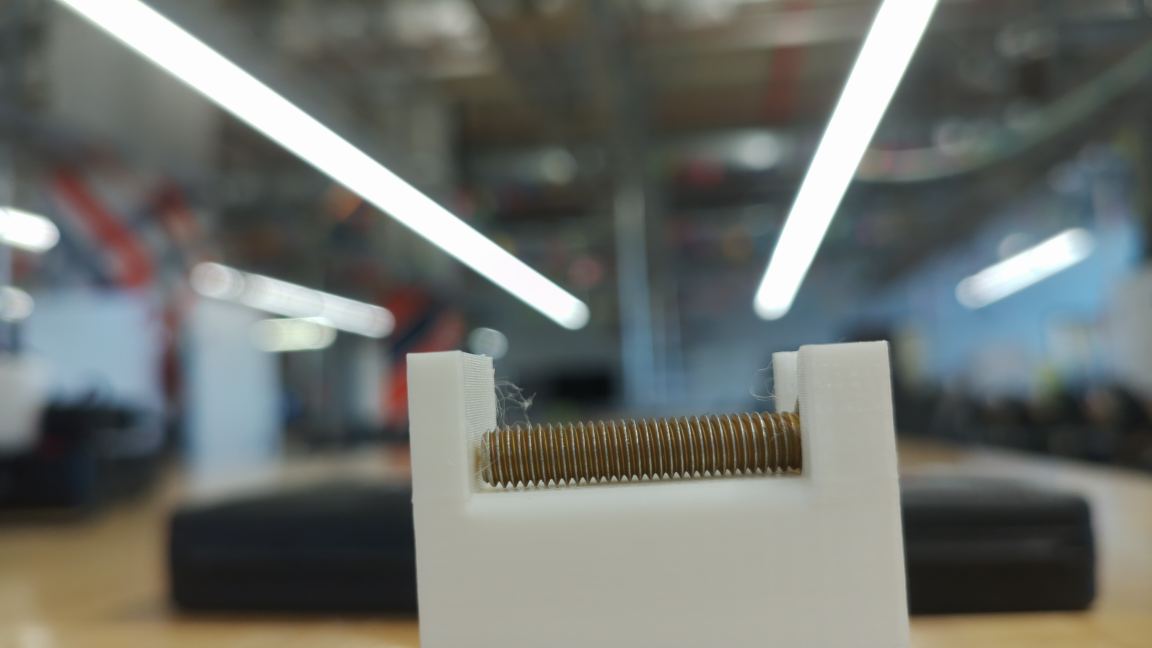
#> input picture Photos/ppt_ex_shaft.jpg, 4608 x 2592 px (shown at 1/4 size)
$ python optimize_image.py
#> lines starting #> are read from the running program, lines starting #| are printed output that depends on the picture; after the words box and inside, x2 and y2 are one past the last pixel; in counts of white or black regions, pixels touching at a corner belong together
import cv2 as cv

img = cv.imread('Photos/ppt_ex_shaft.jpg')
#> img is the input picture: shape (2592, 4608, 3); mean B, G, R 108, 112.5, 109.2
#imgCT = cv.imread('Photos/counterfeit_bolt_titanium.jpg')
#imgCB = cv.imread('Photos/counterfeit_bolt_black.jpg')

if img is None:
    print("Image failed to load")
    exit()

# [15 lines of commented-out code are left out]

print(img.shape)
#| (2592, 4608, 3)
roi = img[1600:2000, 1900:3250] #Region of Interest image[y1:y2, x1:x2]
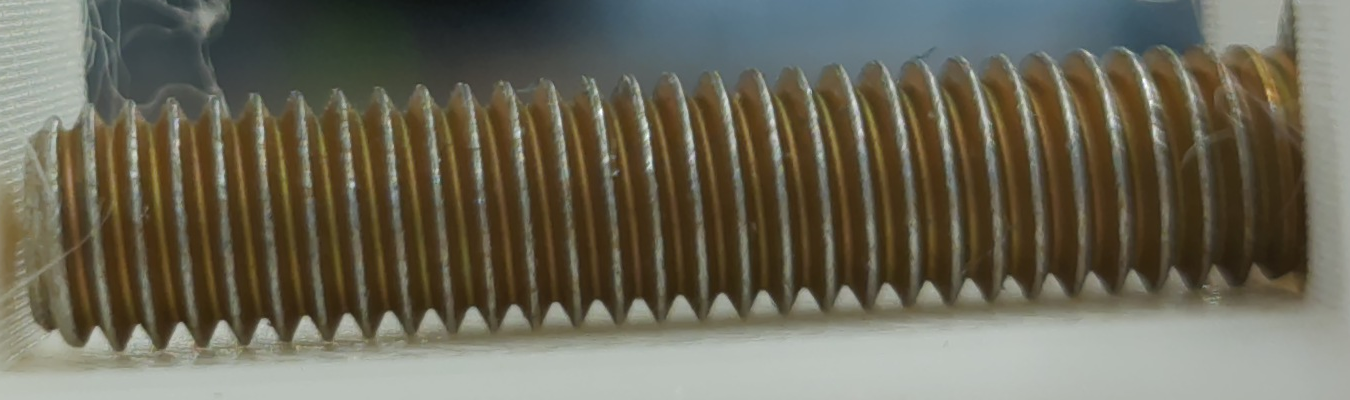
#> roi: shape (400, 1350, 3); mean B, G, R 87.3, 103.1, 106.7
#[1550:2050, 2380:2880] for the bolt
#[1600:2000, 1900:3250] for the shaft
#cv.imshow('ROI', roi)
# TODO look into HoughCircles()
gray = cv.cvtColor(img, cv.COLOR_BGR2GRAY)
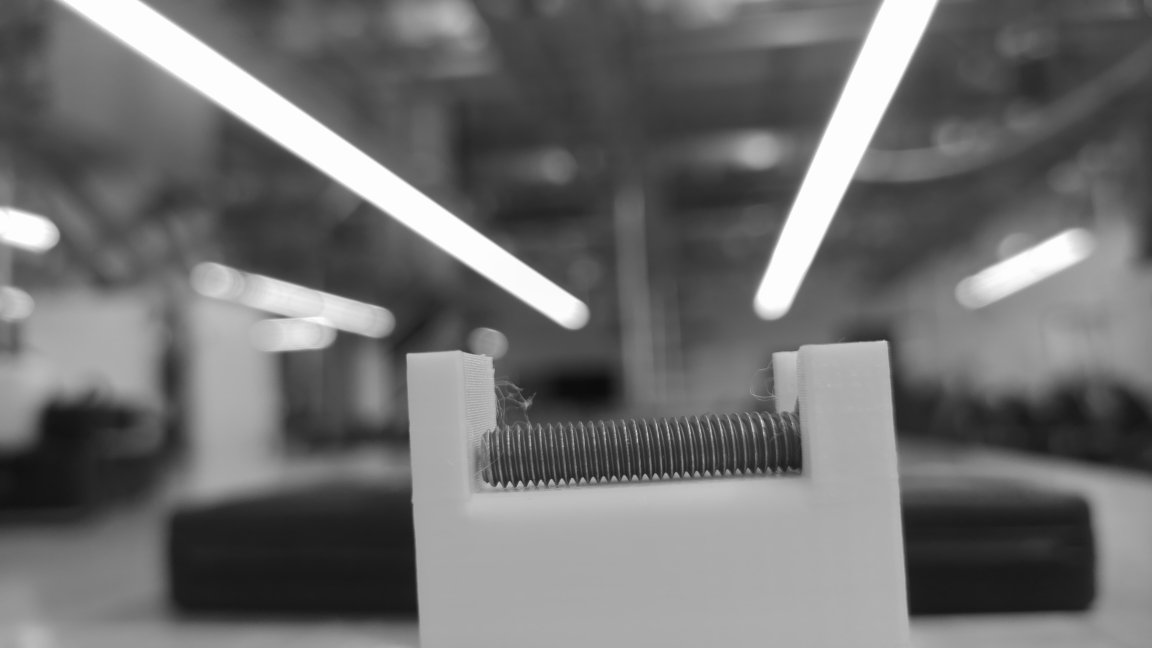
#> gray: shape (2592, 4608) (shown at 1/4 size); min 11, max 255, mean 111
#cv.imshow('Gray', gray)
cv.imwrite("Photos/output/Gray.jpg", gray)

# [5 lines of commented-out code are left out]
cannyMin50 = gray.copy()*0
#> cannyMin50: shape (2592, 4608); every value is 0
cannyMin50[1600:2000, 1900:3250] = cv.Canny(gray.copy()[1600:2000, 1900:3250], 100, 175)
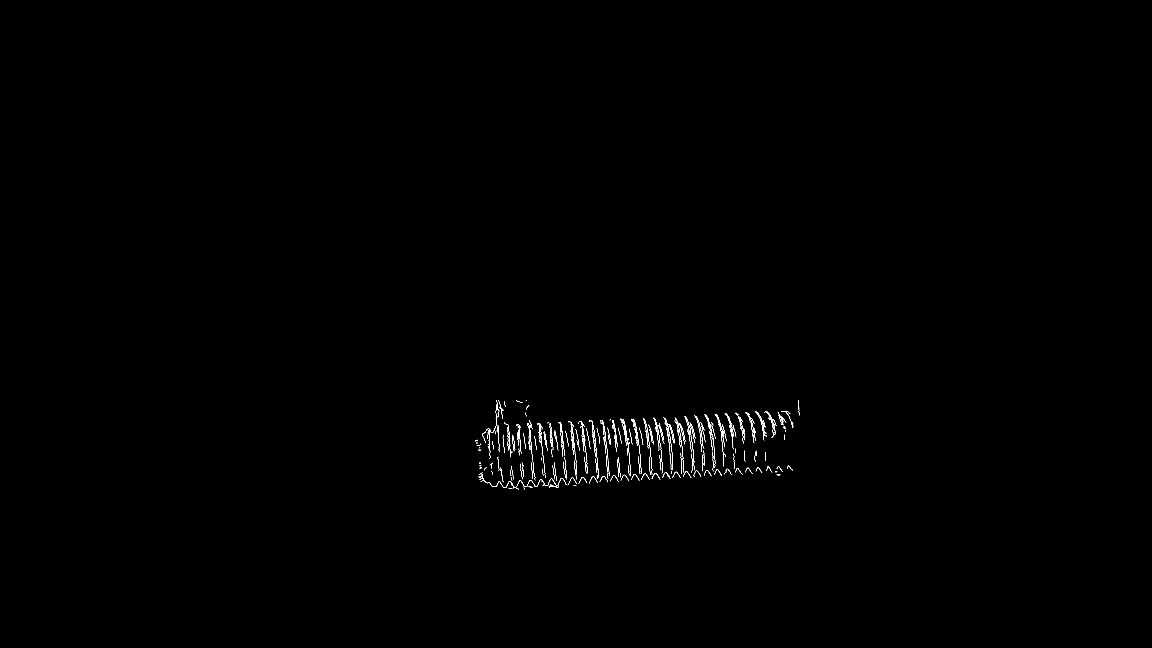
#> cannyMin50: shape (2592, 4608) (shown at 1/4 size); 0.16% white in thin lines or dots, all inside (x1, y1, x2, y2) = (1900, 1600, 3198, 1959)
#cv.imshow('Canny Edges', cannyMin50)
cv.imwrite("Photos/output/Canny Edges Shaft.jpg", cannyMin50)

cannyMin100 = cv.Canny(gray.copy(), 100, 175)
#> cannyMin100: shape (2592, 4608); 0.23% white in thin lines or dots, all inside (x1, y1, x2, y2) = (1015, 138, 3634, 2447)
cv.imwrite("Photos/output/Canny Edges 100.jpg", cannyMin100)

cannyMin125 = cv.Canny(gray.copy(), 125, 175)
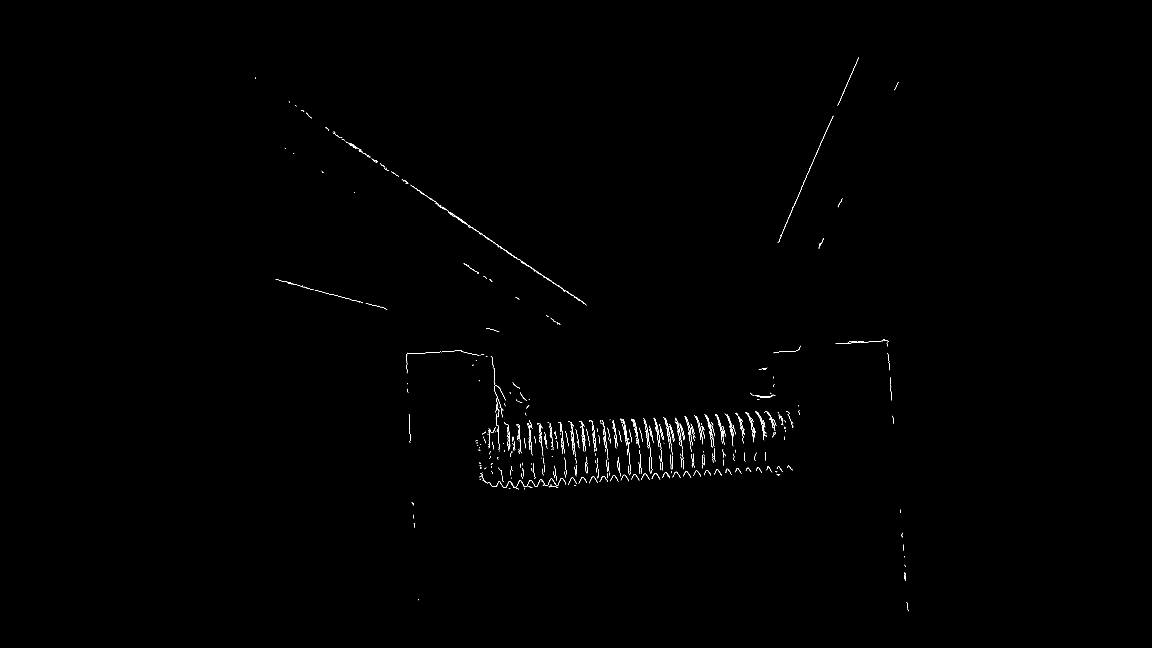
#> cannyMin125: shape (2592, 4608) (shown at 1/4 size); 0.18% white in thin lines or dots, all inside (x1, y1, x2, y2) = (1020, 230, 3634, 2445)
cv.imwrite("Photos/output/Canny Edges 125.jpg", cannyMin125)

# TODO compare all canny edges on the same photo
contours, hierarchies = cv.findContours(cannyMin50, cv.RETR_LIST, cv.CHAIN_APPROX_NONE)
#> contours = 419 contours, 377 with area under 20; largest, box (x1, y1, x2, y2) and area: (2096, 1913, 2269, 1948) 106, (2238, 1690, 2255, 1780) 105, (2980, 1648, 3017, 1727) 84, (1934, 1922, 2058, 1953) 74, (3019, 1646, 3052, 1700) 60
print(f'{len(contours)} contours(s) found when the lower threshold is 50!')
#| 419 contours(s) found when the lower threshold is 50!

Contours50 = img.copy()
cv.drawContours(Contours50, contours, -1, (0,255,0), 10) #cv.drawContours(image being drawn on, contours, which contours to draw? just use -1, color, line thickness)
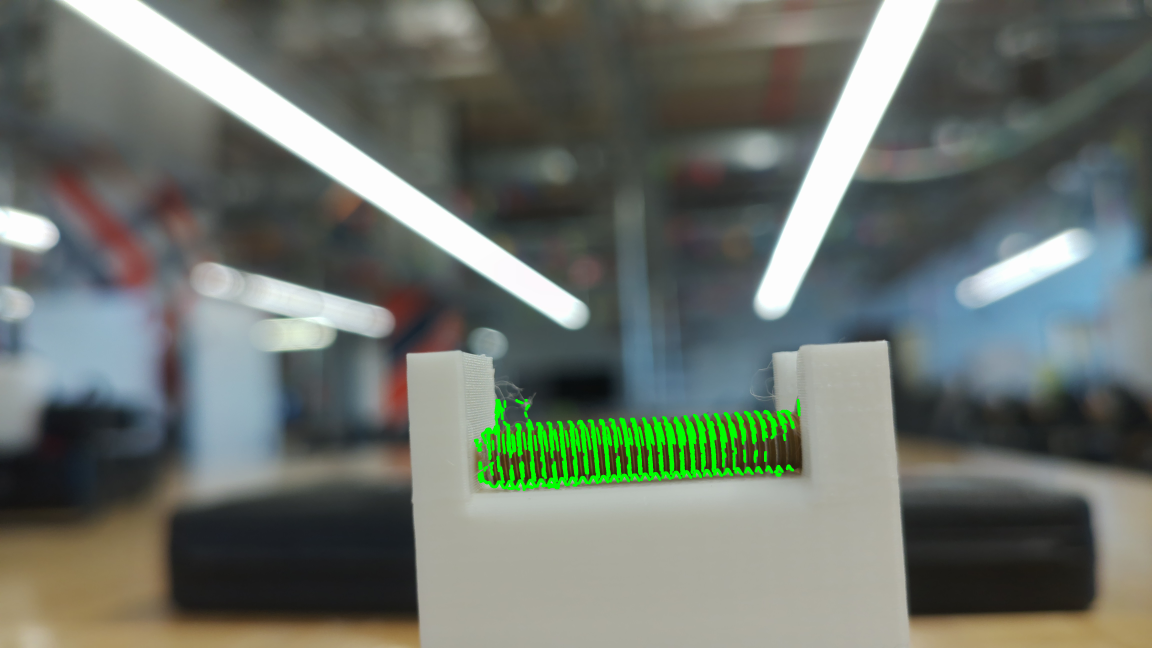
#> Contours50: shape (2592, 4608, 3) (shown at 1/4 size); mean B, G, R 107, 114.7, 107.8
cv.imwrite("Photos/output/Contours 50.jpg", Contours50)

contoursCT, hierarchies = cv.findContours(cannyMin100, cv.RETR_LIST, cv.CHAIN_APPROX_NONE)
#> contoursCT = 641 contours, 585 with area under 20; largest, box (x1, y1, x2, y2) and area: (3277, 138, 3475, 589) 142, (2096, 1913, 2269, 1948) 106, (2238, 1690, 2255, 1780) 105, (2980, 1648, 3017, 1727) 84, (3173, 591, 3277, 830) 75
print(f'{len(contoursCT)} contours(s) found when the lower threshold is 100!')
#| 641 contours(s) found when the lower threshold is 100!

contoursCB, hierarchies = cv.findContours(cannyMin125, cv.RETR_LIST, cv.CHAIN_APPROX_NONE)
#> contoursCB = 736 contours, 704 with area under 20; largest, box (x1, y1, x2, y2) and area: (1934, 1922, 2058, 1952) 74, (3350, 230, 3436, 422) 57, (3173, 683, 3238, 830) 47, (2189, 1913, 2264, 1943) 46, (3111, 828, 3172, 970) 38
print(f'{len(contoursCB)} contours(s) found when the lower threshold is 125!')
#| 736 contours(s) found when the lower threshold is 125!

grayWithContours125 = gray.copy()
cv.drawContours(grayWithContours125, contoursCB, -1, (0,255,0), 4)
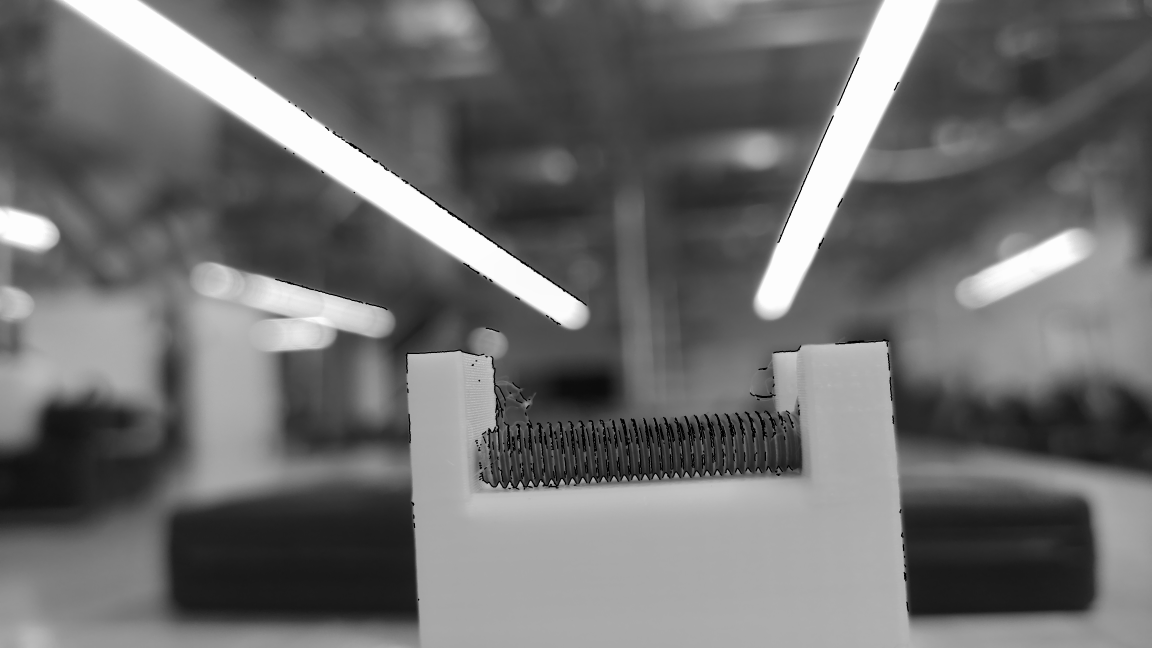
#> grayWithContours125: shape (2592, 4608) (shown at 1/4 size); 0.81% of pixels changed, all inside (x1, y1, x2, y2) = (1018, 228, 3636, 2447)
cv.imwrite("Photos/output/Contours 125.jpg", grayWithContours125)

# cv.waitKey(0) #needed because of imshow
# cv.destroyAllWindows()
